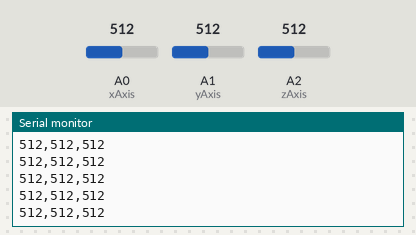
Simulated run of this sketch. Board: Arduino Uno, built with avr-gcc and run on an emulated ATmega328P. On the bench: the last lines printed to the serial monitor. Inputs (shaded band) come from the test bench; at power-on: A0 (xAxis) = 512, A1 (yAxis) = 512, A2 (zAxis) = 512.

Above: at 1.2 s.
1.3 s: A0 (xAxis) set to 716
At 1.56 s:
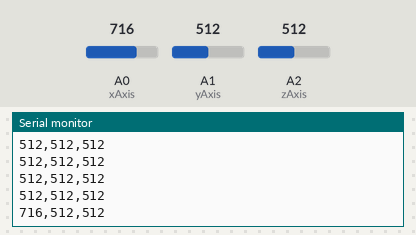
2.8 s: A1 (yAxis) set to 716
At 2.97 s:
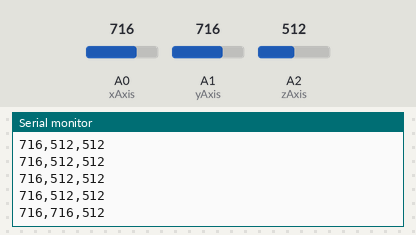
4.3 s: A2 (zAxis) set to 716
At 4.37 s:
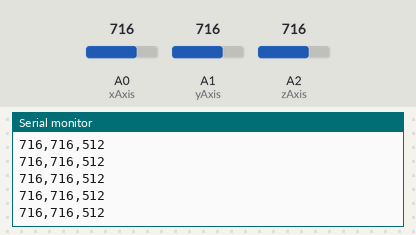
5.8 s: A0 (xAxis) set to 900
At 5.98 s:
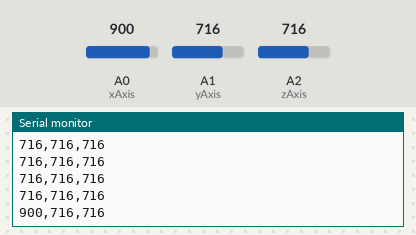
7.3 s: A1 (yAxis) set to 900
At 7.39 s:
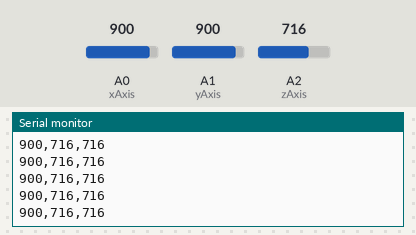
8.8 s: A2 (zAxis) set to 900
At 8.99 s:
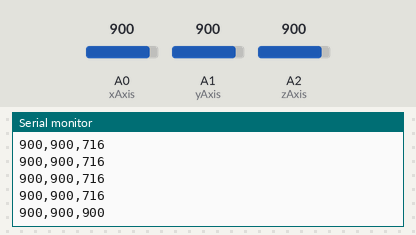
Timing chart, 0 to 11.3 s (numbered marks = the images above; inputs shaded):
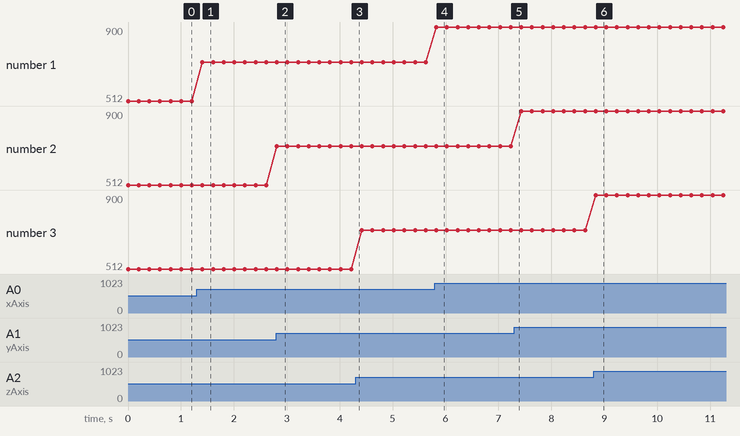

Measured:
- after the input at 1.3 s, the serial monitor: prints a new line after 0.11 s (image 1)
- after the input at 2.8 s, the serial monitor: prints a new line at once (image 2)
- after the input at 5.8 s, the serial monitor: prints a new line at once (image 4)
- after the input at 8.8 s, the serial monitor: prints a new line at once (image 6)
- plotted number 1: 512 → 716 after the input at 1.3 s, 716 → 900 after the input at 5.8 s

The sketch:

Accel.ino
```cpp
int xAxis = A0;
int yAxis = A1;
int zAxis = A2;
int axisValue = 0;

void setup() {
  Serial.begin(38400);
}

void loop() {
  axisValue = analogRead(xAxis);
  Serial.print(axisValue);

  axisValue = analogRead(yAxis);
  Serial.print(",");
  Serial.print(axisValue);

  axisValue = analogRead(zAxis);
  Serial.print(",");
  Serial.println(axisValue);

  delay(200);
}
```
